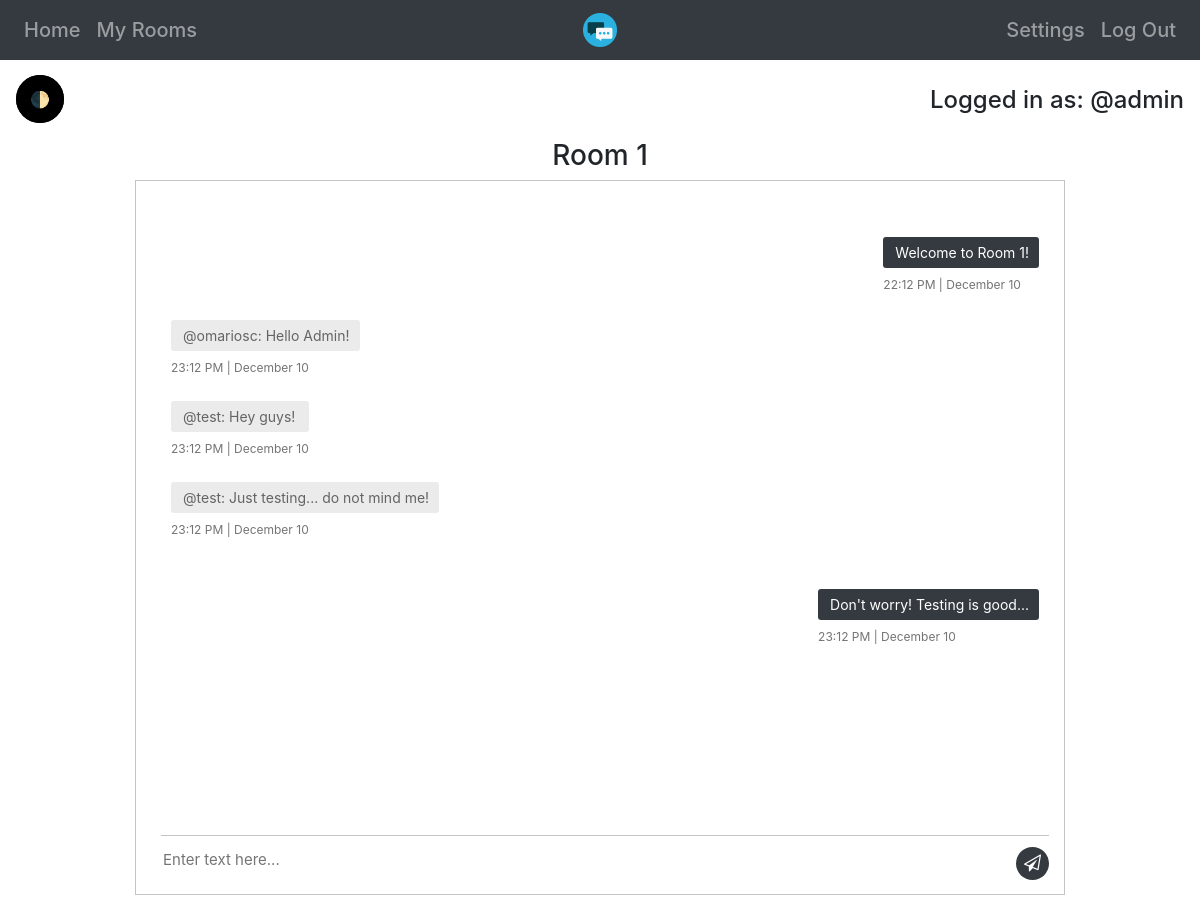
/room/1 (signed in), run on the app's committed database.
### app/models.py (models this page shows)
class Users(UserMixin,db.Model):
  __tablename__='Users'
  id=db.Column(db.Integer,primary_key=True)
  username=db.Column(db.String(20),unique=True)
  email=db.Column(db.String(50),unique=True)
  password=db.Column(db.String)
  rooms=db.relationship("Rooms",secondary='UserRooms',back_populates="users")

class Messages(db.Model):
  __tablename__='Messages'
  id=db.Column(db.Integer,primary_key=True)
  userroom_id=db.Column(db.Integer,db.ForeignKey('UserRooms.id'))
  message=db.Column(db.String)
  datetime=db.Column(db.DateTime(timezone=True))

### app/room.py (the view)
@room.route('/room/<room_id>',methods=['GET'])
@login_required
def show(room_id):
  if len(Rooms.query.filter_by(id=room_id).all())==0:
    flash("Room "+str(room_id)+" does not exist", "error")
    log_error(user=current_user,room=room_id,ip=request.remote_addr,error="room-not-exists")
    return redirect(url_for('home.show') + '?error=room-not-exists')
  if UserRooms.query.filter_by(user=current_user.id,room=room_id).count()==0:
    flash("You are not in Room "+str(room_id), "error")
    log_error(user=current_user,room=room_id,ip=request.remote_addr,error="room-must-join-room")
    return redirect(url_for('home.show') + '?error=must-join-room')
  else:
    userrooms=UserRooms.query.filter_by(room=room_id).all()
    messages=[]
    usernames=[]
    times=[]
    for i in range(len(userrooms)):
      userroom_messages=Messages.query.filter_by(userroom_id=userrooms[i].id).all()
      for message in userroom_messages:
        messages.append(message)
    messages.sort(key=lambda r: r.datetime)
    for message in messages:
      times.append(message.datetime.strftime("%H:%m %p | %B %d"))
      userid=UserRooms.query.filter_by(id=message.userroom_id).one().user
      username=Users.query.filter_by(id=userid).one().username
      usernames.append(username)
    return render_template('chatroom.html',room_id=room_id,messages=messages,no_messages=len(messages),usernames=usernames,userroom_id=UserRooms.query.filter_by(user=current_user.id,room=room_id).one().id,times=times)

### app/__init__.py (called while the page is built)
@login_manager.user_loader
def load_user(id):
  return Users.query.get(int(id))

### app/templates/chatroom.html
{% extends "home.html" %}
{% block head %}
<link rel="stylesheet" href="/static/css/rooms.css">
<link rel="stylesheet" href="https://cdnjs.cloudflare.com/ajax/libs/font-awesome/4.7.0/css/font-awesome.css">
{% endblock %}
{% block content %}
<div class="container">
  <h3 class="text-center">Room {{ room_id }}</h3>
  <div class="messaging">
    <div class="inbox_msg">
      <div class="mesgs">
        <div class="msg_history">
          {% for i in range(no_messages) %}
          {% if usernames[i] == current_user.username %}
          <div class="outgoing_msg">
            <div class="sent_msg">
              <p>{{ messages[i].message }}</p>
              <span class="time_date">{{ times[i] }}</span>
            </div>
          </div>
          {% else %}
          <div class="incoming_msg">
            <div class="received_msg">
              <div class="received_withd_msg">
                <p>@{{ usernames[i] }}: {{ messages[i].message }}</p>
                <span class="time_date">{{ times[i] }}</span>
              </div>
            </div>
          </div>
          <br>
          {% endif %}
          {% endfor %}
        </div>
        <br>
        <div class="type_msg">
          <div class="input_msg_write spacebottom">
          <form method="POST" action="/room/chat/{{ room_id }}">
            <input type="text" name="message" class="write_msg inputfieldblack sendchat" placeholder="Enter text here..." required autofocus>
            <button class="msg_send_btn btn-darkmode" type="submit"><i class="fa fa-paper-plane-o" aria-hidden="true" alt="send"></i></button>
          </form>
          </div>
        </div>
      </div>
    </div>
  </div>
</div>
{% endblock %}

### app/templates/home.html (shortened to what this page needs)
{% extends "base.html" %}
{% block navbar %}
<nav class="navbar navbar-expand-md navbar-dark bg-dark">
  <div class="navbar-collapse collapse w-100 order-1 order-md-0 dual-collapse2">
    <ul class="navbar-nav mr-auto">
      <li class="nav-item mb-0 h5"><a class="nav-link" href="/home">Home</a></li>
      <li class="nav-item mb-0 h5"><a class="nav-link" href="/myrooms">My Rooms</a></li>
    </ul>
  </div>
  <div class="mx-auto order-0">
    <a class="navbar-brand mx-auto" href="/home"><img src="/static/favicon.ico" alt="TickTalk" width="34" height="34"></a>
  </div>
  <div class="navbar-collapse collapse w-100 order-3 dual-collapse2">
    <ul class="navbar-nav ml-auto">
      <li class="nav-item mb-0 h5"><a class="nav-link" href="/settings">Settings</a></li>
      <li class="nav-item mb-0 h5"><a class="nav-link" href="/logout">Log Out</a></li>
    </ul>
  </div>
</nav>
<div class="autowidth text-center">
</div>
<h4 class="text-right loggedinuser">Logged in as: @{{ current_user.username }}</h4>
{% endblock %}

### app/templates/base.html (shortened to what this page needs)
<!DOCTYPE html>
<html lang="en">
  <head>
    <link rel="stylesheet" type="text/css" href="https://cdn.jsdelivr.net/npm/cookieconsent@3/build/cookieconsent.min.css">
    <link rel="stylesheet" href="https://stackpath.bootstrapcdn.com/bootstrap/4.2.1/css/bootstrap.min.css">
    <link rel="stylesheet" href="/static/css/style.css">
    <link rel="stylesheet" href="/static/css/forms.css">
    {% block head %}{% endblock %}
  </head>
  <body>
    {% block navbar %}{% endblock %}
    {% block content %}{% endblock %}
  </body>
</html>

### app/static/css/style.css (style rules this page uses)
html, body { max-width: 100%; overflow-x: hidden; }
.sendchat { border-top-left-radius: 4px; border-top-right-radius: 4px; border-bottom-right-radius: 4px; border-bottom-left-radius: 4px; }
.loggedinuser { padding: 16px; }
.spacebottom { padding-bottom: 10px; }
.autowidth { align-self: center; align-items: center; padding-left: 40%; padding-right: 40%; padding-top: 10px; }

### app/static/css/rooms.css (style rules this page uses)
.container { max-width: 80%; padding-bottom: 20px; }
.inbox_msg { border: 1px solid #c4c4c4; clear: both; overflow: hidden; }
.received_msg { display: inline-block; padding: 0 0 0 10px; vertical-align: top; max-width: 80%; }
.received_withd_msg p { background: #ebebeb none repeat scroll 0 0; border-radius: 3px; color: #646464; font-size: 14px; margin: 0; padding: 5px 10px 5px 12px; width: 100%; }
.time_date { color: #747474; display: block; font-size: 12px; margin: 8px 0 0; }
.received_withd_msg { width: 100%; }
.mesgs { float: left; padding: 30px 15px 0 25px; width: 100%; }
.sent_msg p { background: #343a40 none repeat scroll 0 0; border-radius: 3px; font-size: 14px; margin: 0; color: #fff; padding: 5px 10px 5px 12px; width: 100%; }
.outgoing_msg { overflow: hidden; margin: 26px 0 26px; }
.sent_msg { float: right; max-width: 80%; padding-right: 10px; }
.input_msg_write input { background: rgba(0, 0, 0, 0) none repeat scroll 0 0; border: medium none; color: #4c4c4c; font-size: 15px; min-height: 48px; width: 100%; }
.type_msg { border-top: 1px solid #c4c4c4; position: relative; }
.msg_send_btn { background: #343a40 none repeat scroll 0 0; border: medium none; border-radius: 50%; color: #fff; cursor: pointer; font-size: 17px; height: 33px; position: absolute; right: 0; top: 11px; width: 33px; }
.messaging { padding: 0 0 0 0; }
.msg_history { height: 600px; overflow-y: auto; overflow-x: auto; }

### data on the page
Users: username "admin"
Messages: message "Welcome to Room 1!"
Users: username "omariosc"
Messages: message "Hello Admin!"
Users: username "test" "test"
Messages: message "Hey guys!"
Messages: message "Just testing... do not mind me!"
Messages: message "Don't worry! Testing is good..."

### other printed values
{{ room_id }} "1"
{{ times[i] }} "22:12 PM | December 10" "23:12 PM | December 10"
{{ times[i] }} "23:12 PM | December 10" "23:12 PM | December 10" "23:12 PM | December 10"
